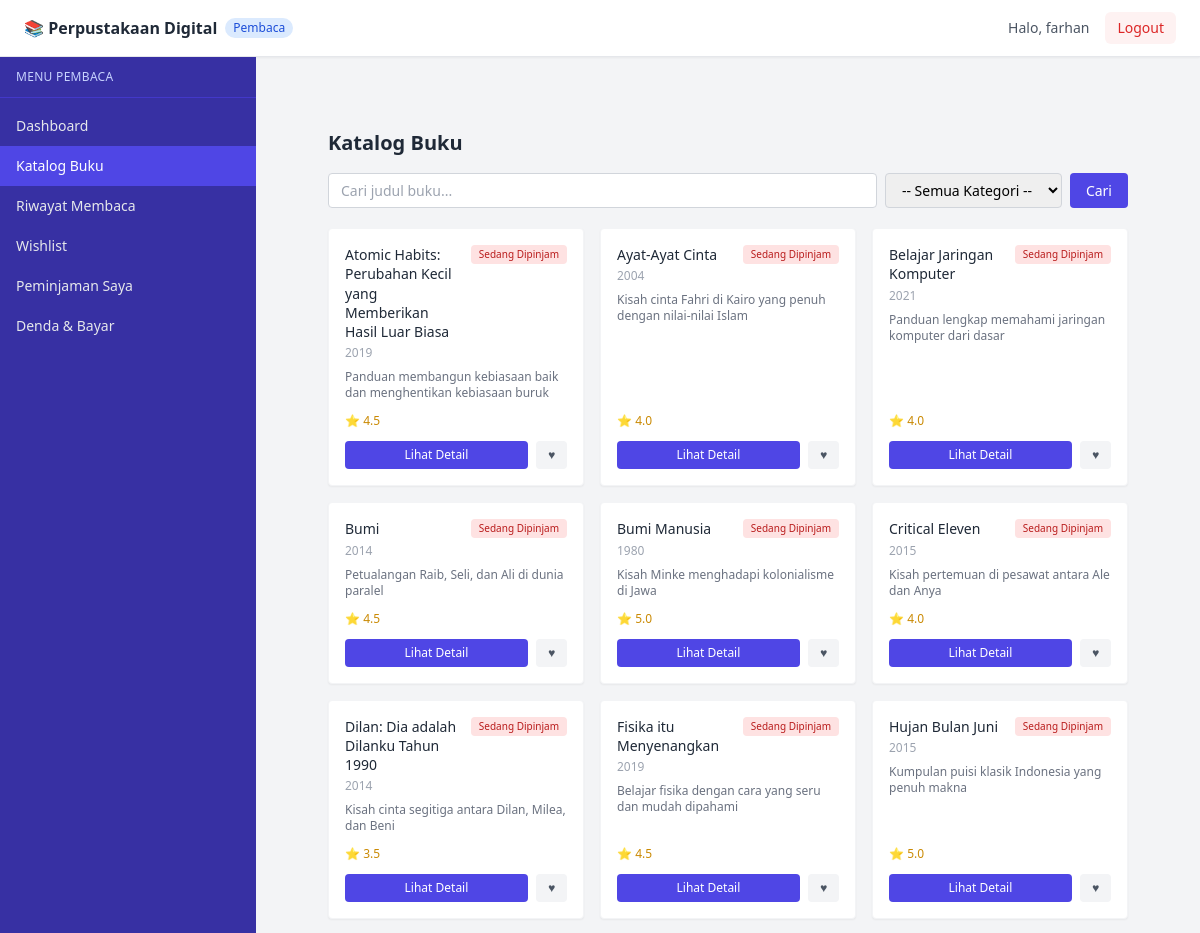
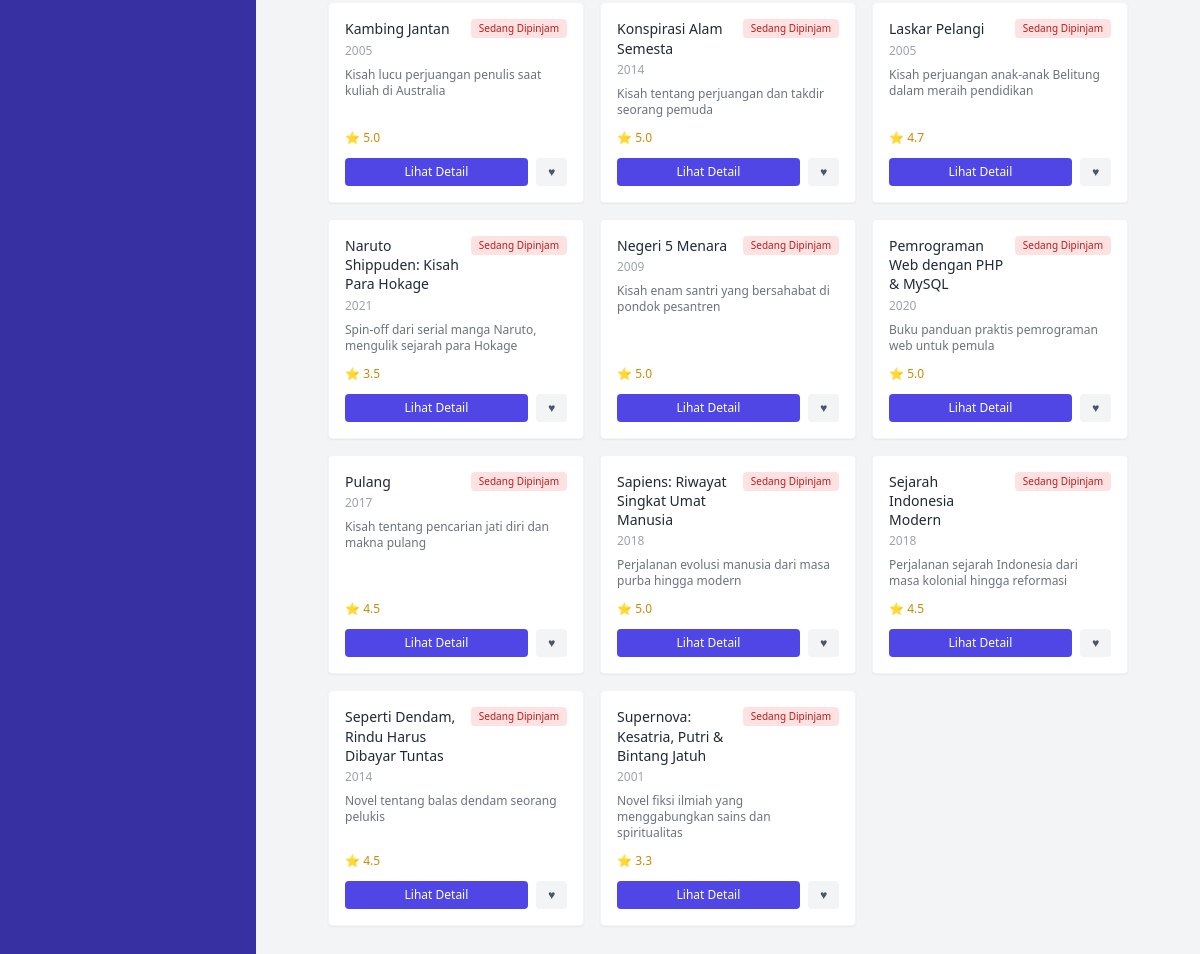
The page /pembaca/catalog.php (signed in) on the database its author committed (2 pictures, top to bottom).
### tables this page shows
CREATE TABLE IF NOT EXISTS books (
    id INT PRIMARY KEY AUTO_INCREMENT,
    publisher_id INT NOT NULL,
    title VARCHAR(255) NOT NULL,
    isbn VARCHAR(13) NOT NULL UNIQUE,
    publication_year YEAR,
    synopsis TEXT,
    total_pages INT,
    FOREIGN KEY (publisher_id) REFERENCES publishers(id) ON DELETE CASCADE
);

### pembaca/catalog.php (the view, shortened to what this page needs)
<?php
require_once '../config/database.php';
$search = $_GET['search'] ?? '';
$where = "WHERE 1=1";
$sql = "
    SELECT DISTINCT bk.id, bk.title, bk.publication_year, bk.synopsis,
        (SELECT ROUND(AVG(rr.rating), 1) FROM reviews_ratings rr WHERE rr.book_id = bk.id) AS avg_rating,
        (SELECT COUNT(*) FROM borrowings b WHERE b.book_id = bk.id AND b.status IN ('Dipinjam', 'Terlambat')) AS sedang_dipinjam
    FROM books bk
    LEFT JOIN book_categories bc ON bc.book_id = bk.id
    $where
    ORDER BY bk.title ASC
";
$books = $conn->query($sql);
require_once '../includes/header.php';
?>
<div class="p-6">
    <h1 class="text-xl font-semibold text-gray-800 mb-4">Katalog Buku</h1>
    <form method="GET" class="flex flex-wrap gap-2 mb-5">
        <input type="text" name="search" value="<?= htmlspecialchars($search) ?>" placeholder="Cari judul buku..."
            class="border border-gray-300 rounded px-3 py-1.5 text-sm flex-1 min-w-[200px]">
        <select name="category" class="border border-gray-300 rounded px-3 py-1.5 text-sm">
            <option value="0">-- Semua Kategori --</option>
        </select>
        <button type="submit" class="bg-indigo-600 text-white text-sm px-4 py-1.5 rounded hover:bg-indigo-700">
            Cari
        </button>
    </form>
    <div class="grid grid-cols-1 sm:grid-cols-2 lg:grid-cols-3 xl:grid-cols-4 gap-4">
        <?php if ($books && $books->num_rows > 0): ?>
            <?php while ($b = $books->fetch_assoc()): ?>
                <div class="bg-white rounded shadow-sm border border-gray-100 p-4 flex flex-col">
                    <div class="flex justify-between items-start mb-1">
                        <h2 class="font-medium text-gray-800 text-sm leading-snug">
                            <?= htmlspecialchars($b['title']) ?>
                        </h2>
                        <?php if ($b['sedang_dipinjam'] > 0): ?>
                            <span class="bg-red-100 text-red-700 text-[10px] px-2 py-0.5 rounded shrink-0 ml-2">Sedang Dipinjam</span>
                        <?php endif; ?>
                    </div>
                    <p class="text-xs text-gray-400 mb-2"><?= htmlspecialchars($b['publication_year']) ?></p>
                    <p class="text-xs text-gray-500 mb-3 line-clamp-3 flex-1">
                        <?= htmlspecialchars(mb_strimwidth($b['synopsis'] ?? '-', 0, 120, '...')) ?>
                    </p>
                    <div class="flex items-center justify-between mb-3">
                        <span class="text-xs text-yellow-600">
                            ⭐ <?= $b['avg_rating'] ?? '0.0' ?>
                        </span>
                    </div>
                    <div class="flex gap-2">
                        <a href="detail_buku.php?id=<?= $b['id'] ?>"
                            class="flex-1 text-center bg-indigo-600 text-white text-xs px-3 py-1.5 rounded hover:bg-indigo-700">
                            Lihat Detail
                        </a>
                        <form method="POST" class="inline">
                            <button type="submit" title="Tambah ke Wishlist"
                                class="bg-gray-100 text-gray-600 text-xs px-3 py-1.5 rounded hover:bg-gray-200">
                                ♥
                            </button>
                        </form>
                    </div>
                </div>
            <?php endwhile; ?>
        <?php else: ?>
            <p class="text-gray-400 text-sm col-span-full text-center py-8">Tidak ada buku yang ditemukan.</p>
        <?php endif; ?>
    </div>
</div>
<?php require_once '../includes/footer.php'; ?>

### rows shown on the page
books: title "Atomic Habits: Perubahan Kecil yang Memberikan Hasil Luar Biasa", publication_year "2019", synopsis "Panduan membangun kebiasaan baik dan menghentikan kebiasaan buruk", avg_rating "4.5"
books: title "Ayat-Ayat Cinta", publication_year "2004", synopsis "Kisah cinta Fahri di Kairo yang penuh dengan nilai-nilai Islam", avg_rating "4.0"
books: title "Belajar Jaringan Komputer", publication_year "2021", synopsis "Panduan lengkap memahami jaringan komputer dari dasar", avg_rating "4.0"
books: title "Bumi", publication_year "2014", synopsis "Petualangan Raib, Seli, dan Ali di dunia paralel", avg_rating "4.5"
books: title "Bumi Manusia", publication_year "1980", synopsis "Kisah Minke menghadapi kolonialisme di Jawa", avg_rating "5.0"
books: title "Critical Eleven", publication_year "2015", synopsis "Kisah pertemuan di pesawat antara Ale dan Anya", avg_rating "4.0"
books: title "Dilan: Dia adalah Dilanku Tahun 1990", publication_year "2014", synopsis "Kisah cinta segitiga antara Dilan, Milea, dan Beni", avg_rating "3.5"
books: title "Fisika itu Menyenangkan", publication_year "2019", synopsis "Belajar fisika dengan cara yang seru dan mudah dipahami", avg_rating "4.5"
books: title "Hujan Bulan Juni", publication_year "2015", synopsis "Kumpulan puisi klasik Indonesia yang penuh makna", avg_rating "5.0"
books: title "Kambing Jantan", publication_year "2005", synopsis "Kisah lucu perjuangan penulis saat kuliah di Australia", avg_rating "5.0"
books: title "Konspirasi Alam Semesta", publication_year "2014", synopsis "Kisah tentang perjuangan dan takdir seorang pemuda", avg_rating "5.0"
books: title "Laskar Pelangi", publication_year "2005", synopsis "Kisah perjuangan anak-anak Belitung dalam meraih pendidikan", avg_rating "4.7"
books: title "Naruto Shippuden: Kisah Para Hokage", publication_year "2021", synopsis "Spin-off dari serial manga Naruto, mengulik sejarah para Hokage", avg_rating "3.5"
books: title "Negeri 5 Menara", publication_year "2009", synopsis "Kisah enam santri yang bersahabat di pondok pesantren", avg_rating "5.0"
books: title "Pemrograman Web dengan PHP & MySQL", publication_year "2020", synopsis "Buku panduan praktis pemrograman web untuk pemula", avg_rating "5.0"
books: title "Pulang", publication_year "2017", synopsis "Kisah tentang pencarian jati diri dan makna pulang", avg_rating "4.5"
books: title "Sapiens: Riwayat Singkat Umat Manusia", publication_year "2018", synopsis "Perjalanan evolusi manusia dari masa purba hingga modern", avg_rating "5.0"
books: title "Sejarah Indonesia Modern", publication_year "2018", synopsis "Perjalanan sejarah Indonesia dari masa kolonial hingga reformasi", avg_rating "4.5"
books: title "Seperti Dendam, Rindu Harus Dibayar Tuntas", publication_year "2014", synopsis "Novel tentang balas dendam seorang pelukis", avg_rating "4.5"
books: title "Supernova: Kesatria, Putri & Bintang Jatuh", publication_year "2001", synopsis "Novel fiksi ilmiah yang menggabungkan sains dan spiritualitas", avg_rating "3.3"

### other values the page prints
$_SESSION['role'] "Pembaca"
$_SESSION['username'] "farhan"
$currentRole "PEMBACA"
$menu['label'] "Dashboard"
$menu['label'] "Katalog Buku"
$menu['label'] "Riwayat Membaca"
$menu['label'] "Wishlist"
$menu['label'] "Peminjaman Saya"
$menu['label'] "Denda & Bayar"
